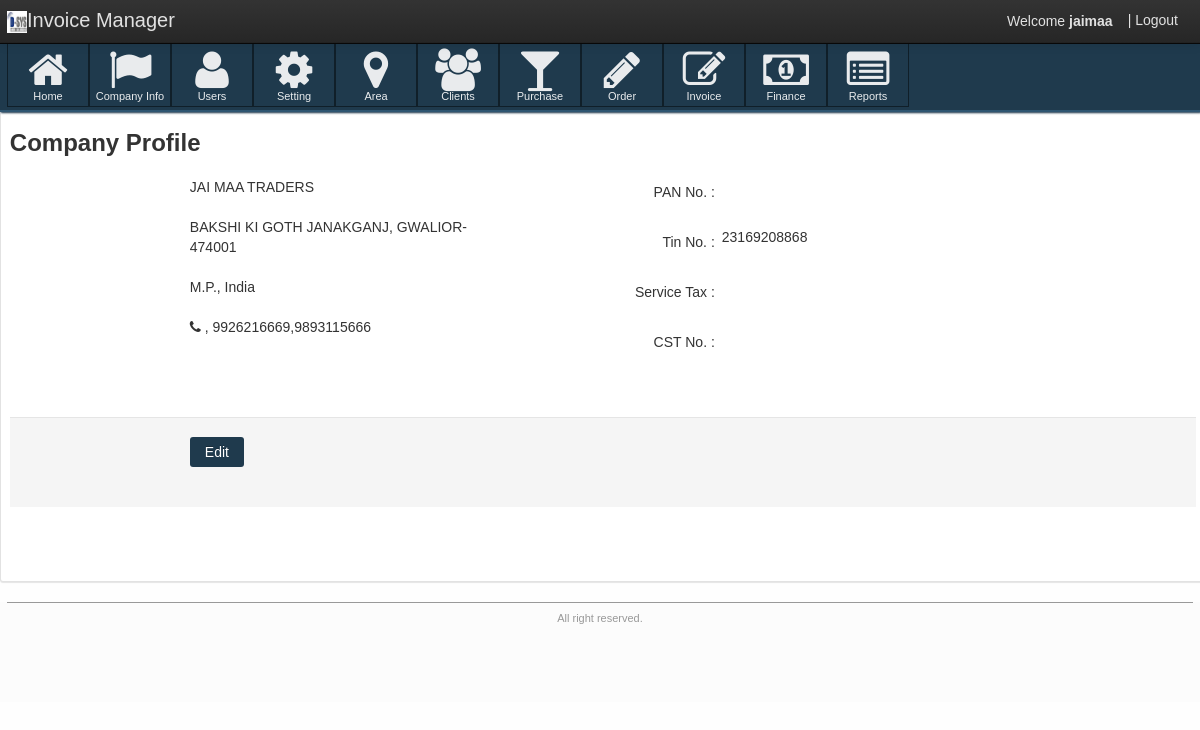
/JAIGST/company_info.php (signed in), run on the app's committed database.
### tables this page shows
CREATE TABLE `company_profile` (
  `company_id` bigint(100) NOT NULL,
  `company_name` varchar(100) NOT NULL,
  `address` varchar(50) NOT NULL,
  `city` varchar(50) NOT NULL,
  `state` varchar(50) NOT NULL,
  `country` varchar(50) NOT NULL,
  `pin` varchar(50) NOT NULL,
  `contact` varchar(50) NOT NULL,
  `mobile` varchar(50) NOT NULL,
  `mail` varchar(50) NOT NULL,
  `wesite` varchar(50) NOT NULL,
  `PAN` varchar(50) NOT NULL,
  `TIN` varchar(50) NOT NULL,
  `ST` varchar(50) NOT NULL,
  `CST` varchar(50) NOT NULL
);

### JAIGST/company_info.php (the view, shortened to what this page needs)
<?php
if(isset($_SESSION['login']) && $_SESSION['type']=='Admin')
{
?>
<!DOCTYPE html>
<html lang="en">
<head>
    <link href="css/customize-template.css" type="text/css" media="screen, projection" rel="stylesheet" />
</head>
    <body>
    <div class="navbar navbar-fixed-top">
        <div class="navbar-inner">
            <div class="container">
                <a href="#" class="brand"><img src="images/Dsys Logo.png" width="20px" height="20px" />Invoice Manager</a>
                <div id="app-nav-top-bar" class="nav-collapse">
                   <ul class="nav pull-right">
					<li style="margin-top: 11px;">
						Welcome <strong><?php echo $_SESSION['UserName'] ?> </strong>
					</li>
                        <li>
                            <a href="signout.php">| Logout</a>
                        </li>
                    </ul>
                </div>
            </div>
        </div>
    </div>
    <div id="body-container">
        <div id="body-content">
            <div class="body-nav body-nav-horizontal body-nav-fixed">
                <div class="container">
                   			<?php include'menu.php';?>
                </div>
            </div>
			        <?php
			$res=mysql_query("select * from company_profile");
			while($r=mysql_fetch_array($res))
			{
			?>
<div class="box">
	<div class="container">
                            <section class="content-header">
                                <h3>
                                    Company Profile
                                </h3>
                             </section>
                        </div>
	<div class="box-content">
		<section id="my-account-security-form" class="page container">
			<form action="" name="company_profile" class="form-horizontal" method="post">
				<div class="container">
					<div class="row">
						<div id="acct-password-row" class="span7">
							<fieldset>
									<div class="control-group ">
											<div class="controls">
												<?php echo $r[1];?>
											</div>
									</div>
									<div class="control-group ">
											<div class="controls">
												<?php echo $r[2].", ".$r[3]."-".$r[6];?>
											</div>
									</div>
									<div class="control-group ">
											<div class="controls">
												<?php echo $r[4].", ".$r[5]; ?>
											</div>
									</div>
									<div class="control-group ">
											<div class="controls">
												<i class="icon-phone" ></i><?php echo $r[7].", ".$r[8];?>
											</div>
									</div>
                                    </div>
                                    <div id="acct-verify-row" class="span9">
									<div class="control-group ">
										<label class="control-label">PAN No. :</label>
									</div>
									<div class="control-group ">
										<label class="control-label">Tin No. :</label>
											<div class="controls">
												<?php echo $r[12]; ?>
											</div>
									</div>
									<div class="control-group ">
										<label class="control-label">Service Tax :</label>
									</div>
									<div class="control-group ">
										<label class="control-label">CST No. :</label>
									</div>
						</div>
					</div>
					<footer id="submit-actions" class="form-actions">
						<a href="edit_company.php?opt=1"><button id="submit-button" type="button" class="btn btn-primary" name="action" value="" style="margin-bottom:20px">Edit</button></a>
					</footer>
				</div>
		</form>
	</section>
	</div>
</div>
        <?php
				}
		?>
    <footer class="application-footer">
        <div class="container">
            <div class="disclaimer">
                <p> All right reserved.</p>
            </div>
        </div>
    </footer>
	</body>
</html>
<?php
}
else
{header('location:signout.php');}
?>

### JAIGST/company_info.php (style rules this page uses)
#body-content { padding-bottom: 0px !important; }
.application-footer { margin-top: 0px !important; }
#body-container { height: auto; min-height: 0% !important; }

### data on the page
company_profile: company_name "JAI MAA TRADERS", address "BAKSHI KI GOTH JANAKGANJ", city "GWALIOR", pin "474001", state "M.P.", country "India", mobile "9926216669,9893115666", TIN "23169208868"

### other printed values
$_SESSION['UserName'] "jaimaa"
